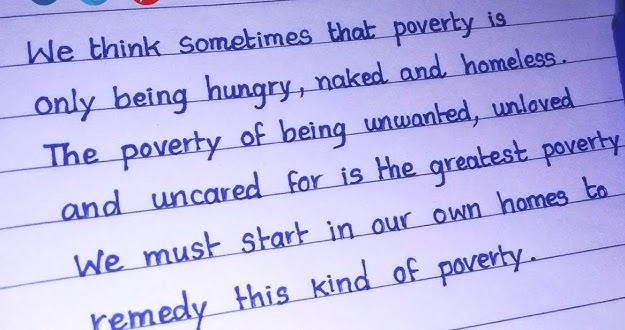
#> input picture TestedOfflineocr/Handwrittenimg.jpg, 625 x 330 px
$ python -i Answersheet_extract.py   (imports and definitions only)
#> lines starting #> are read from the running program, lines starting #| are printed output that depends on the picture; after the words box and inside, x2 and y2 are one past the last pixel; in counts of white or black regions, pixels touching at a corner belong together
#> further down, picture is the input picture: PIL image 625x330 RGB; mean R, G, B 186.1, 183, 233.2
import os
import io
import json
from pdf2image import convert_from_path
import cv2
import numpy as np
from PIL import Image
import google.generativeai as genai
import time


# Step 0. Configure API
api_key = os.environ.get("GEMINI_API_KEY")

# Ask manually if not found
# [6 lines not run here, left out]
model = genai.GenerativeModel("gemini-2.5-pro")


def preprocess_image(img: Image.Image) -> Image.Image:
    """Enhance for OCR: grayscale, blur, Otsu, and dilate to darken faint writing."""
    arr = np.array(img.convert("L"))
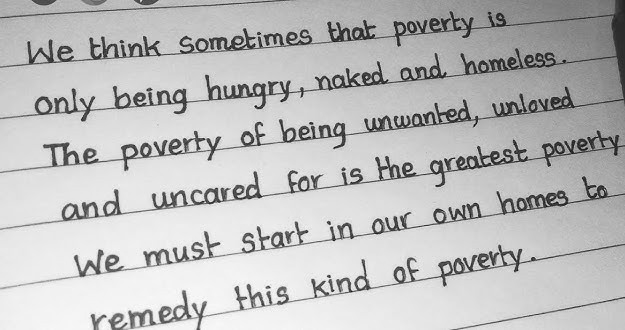
#> arr: shape (330, 625); min 4, max 255, mean 189.7
    blur = cv2.GaussianBlur(arr, (5, 5), 0)
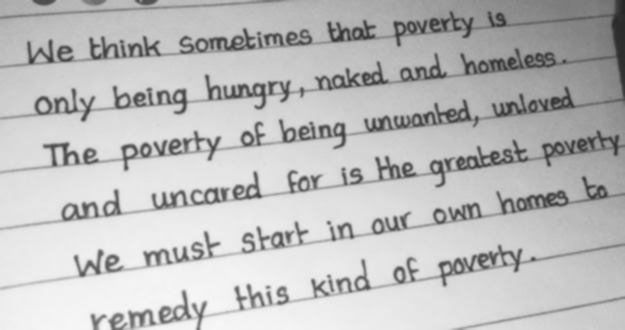
#> blur: shape (330, 625); min 38, max 247, mean 189.7
    _, thresh = cv2.threshold(blur, 0, 255, cv2.THRESH_BINARY + cv2.THRESH_OTSU)
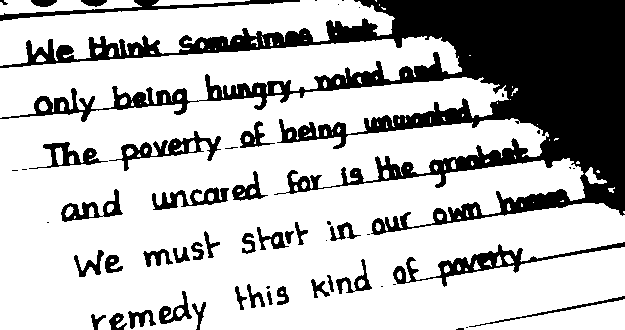
#> thresh: shape (330, 625); 72.7% white; 56 black regions (20 under 20 px), largest, box (x1, y1, x2, y2) and area: (0, 0, 625, 235) 44347, (393, 242, 625, 287) 1843, (0, 0, 300, 21) 1222
    kernel = np.ones((2, 2), np.uint8)
    # Dilation - thickening handwriting, better OCR (optional but good for faint pens)
    thresh = cv2.dilate(thresh, kernel, iterations=1)
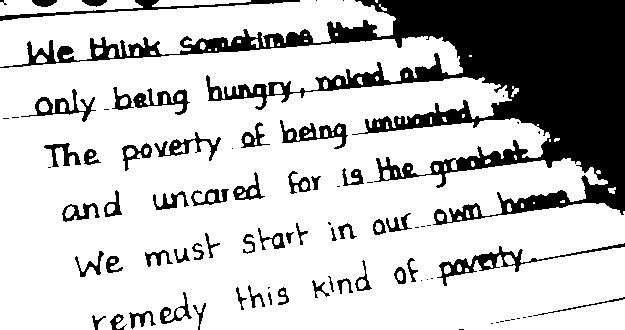
#> thresh: shape (330, 625); 76.5% white; 82 black regions (30 under 20 px), largest, box (x1, y1, x2, y2) and area: (0, 0, 625, 225) 37352, (437, 243, 625, 286) 1114, (0, 0, 300, 21) 955
    return Image.fromarray(thresh)


def pdf_to_images(pdf_path: str):
    """Convert PDF pages to high-resolution Pillow images."""
    return convert_from_path(pdf_path, dpi=300)


# [70 lines left out: function extract_answers_from_sheet, not called in this run]


# [10 lines not run here, left out]

>>> from PIL import Image
>>> picture = Image.open('../TestedOfflineocr/Handwrittenimg.jpg')
>>> result = preprocess_image(picture)
